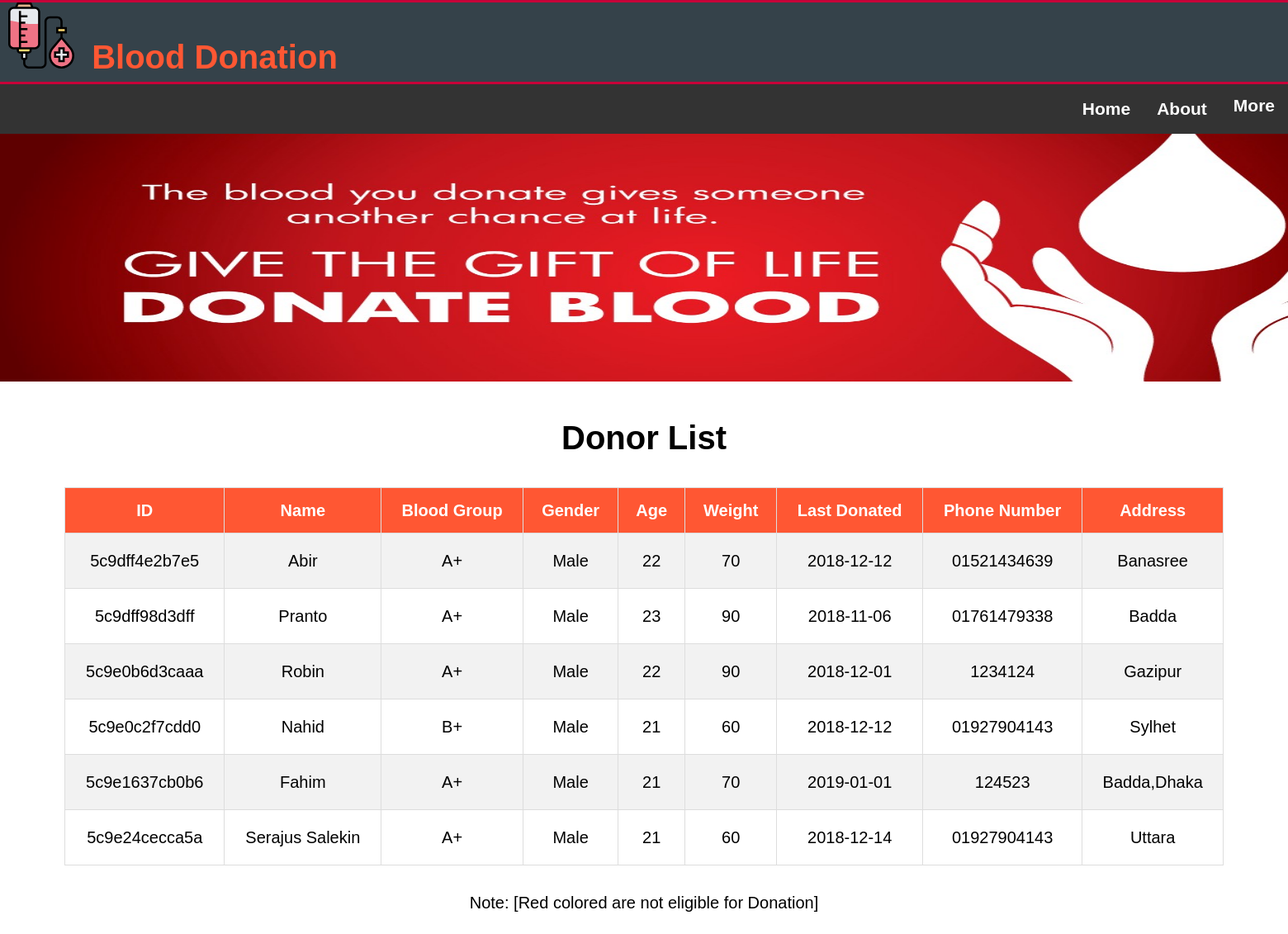
Screenshot of /donorlist.php with the database file from the repository.
### tables this page shows
CREATE TABLE `donor` (
  `id` varchar(20) NOT NULL,
  `name` varchar(30) DEFAULT NULL,
  `bgroup` varchar(10) DEFAULT NULL,
  `gender` varchar(10) DEFAULT NULL,
  `age` int(5) DEFAULT NULL,
  `weight` float DEFAULT NULL,
  `date` date DEFAULT NULL,
  `number` varchar(11) DEFAULT NULL,
  `address` varchar(40) DEFAULT NULL
);

### donorlist.php (the view, shortened to what this page needs)
<?php
include('header/header.php');
include('header/navadmin.php');
include('header/connection.php');
?>
<!DOCTYPE html>
<html>
<head>
</head>
<body>
	<br>
<h1 align="center">Donor List</h1>
<br>
<table id="customers" style="margin: 0px auto;">
  <tr>
		<th>ID</th>
    <th>Name</th>
    <th>Blood Group</th>
    <th>Gender</th>
		<th>Age</th>
		<th>Weight</th>
		<th>Last Donated</th>
		<th>Phone Number</th>
		<th>Address</th>
  </tr>
	<?php
$q=$db->query("SELECT * FROM donor");
while ($p=$q->fetch(PDO::FETCH_OBJ)) {
	?>
	<tr>
    <?php
        $d=$p->date;
        $current=date("Y/m/d");
        $month=((strtotime($current) - strtotime($d))/60/60/24)/30;
    if($month<3.0)
    {
      ?>
      <td><font color="red"><?= $p->id; ?></font></td>
      <td><font color="red"><?= $p->name; ?></font></td>
      <td><font color="red"><?= $p->bgroup; ?></font></td>
  	  <td><font color="red"><?= $p->gender; ?></font></td>
  	  <td><font color="red"><?= $p->age; ?></font></td>
  	  <td><font color="red"><?= $p->weight; ?></font></td>
        <td><font color="red"><?= $p->date; ?></font></td>
        <td><font color="red"><?= $p->number; ?></font></td>
    	  <td><font color="red"><?= $p->address; ?></font></td>
      <?php
    }
    else {
      ?>
      <td><?= $p->id; ?></td>
      <td><?= $p->name; ?></td>
      <td><?= $p->bgroup; ?></td>
  	  <td><?= $p->gender; ?></td>
  	  <td><?= $p->age; ?></td>
  	  <td><?= $p->weight; ?></td>
        <td><?= $p->date; ?></td>
        <td><?= $p->number; ?></td>
    	  <td><?= $p->address; ?></td>
  <?php
    }
    ?>
  </tr>
	<?php
}
	 ?>
</table>
<br>
  <p align="center" padding="40px">Note: [Red colored are not eligible for Donation] </p>
</body>
</html>

### css/style.css (style rules this page uses)
body { font: 20px/1.5 Arial, Helvetica,sans-serif; padding: 0; margin: 5; background-color: inherit; }
* { margin: 0px; padding: 0px; }

### header/navadmin.php (style rules this page uses)
body { font-family: Arial, Helvetica, sans-serif; }

### donorlist.php (style rules this page uses)
#customers { font-family: "Trebuchet MS", Arial, Helvetica, sans-serif; border-collapse: collapse; width: 90%; margin: 5px; text-align: center; }
#customers td, #customers th { border: 1px solid #ddd; padding: 18px; }
#customers tr:nth-child(even) { background-color: #f2f2f2; }
#customers th { padding-top: 12px; padding-bottom: 12px; text-align: center; background-color: #FF5733; color: white; }

### rows the page displays
donor: id "5c9dff4e2b7e5", name "Abir", bgroup "A+", gender "Male", age "22", weight "70", date "2018-12-12", number "01521434639", address "Banasree"
donor: id "5c9dff98d3dff", name "Pranto", bgroup "A+", gender "Male", age "23", weight "90", date "2018-11-06", number "01761479338", address "Badda"
donor: id "5c9e0b6d3caaa", name "Robin", bgroup "A+", gender "Male", age "22", weight "90", date "2018-12-01", number "1234124", address "Gazipur"
donor: id "5c9e0c2f7cdd0", name "Nahid", bgroup "B+", gender "Male", age "21", weight "60", date "2018-12-12", number "01927904143", address "Sylhet"
donor: id "5c9e1637cb0b6", name "Fahim", bgroup "A+", gender "Male", age "21", weight "70", date "2019-01-01", number "124523", address "Badda,Dhaka"
donor: id "5c9e24cecca5a", name "Serajus Salekin", bgroup "A+", gender "Male", age "21", weight "60", date "2018-12-14", number "01927904143", address "Uttara"
